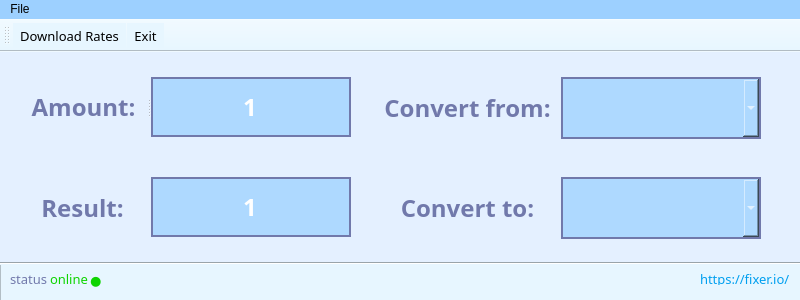
<?xml version="1.0" encoding="UTF-8"?>
<ui version="4.0">
 <class>MainWindow</class>
 <widget class="QMainWindow" name="MainWindow">
  <property name="geometry">
   <rect>
    <x>0</x>
    <y>0</y>
    <width>800</width>
    <height>300</height>
   </rect>
  </property>
  <property name="minimumSize">
   <size>
    <width>800</width>
    <height>300</height>
   </size>
  </property>
  <property name="maximumSize">
   <size>
    <width>800</width>
    <height>300</height>
   </size>
  </property>
  <property name="windowTitle">
   <string>Currency Exchange</string>
  </property>
  <property name="windowIcon">
   <iconset resource="../Users/msofi/OneDrive/Рабочий стол/Qt_Designer_Currency_Converter/resources.qrc">
    <normaloff>:/newPrefix/dollar.png</normaloff>:/newPrefix/dollar.png</iconset>
  </property>
  <property name="styleSheet">
   <string notr="true">background-color: rgb(157, 208, 255);</string>
  </property>
  <widget class="QWidget" name="centralwidget">
   <property name="styleSheet">
    <string notr="true">background-color: rgb(228, 240, 255);

</string>
   </property>
   <widget class="QFrame" name="frame">
    <property name="geometry">
     <rect>
      <x>0</x>
      <y>210</y>
      <width>801</width>
      <height>71</height>
     </rect>
    </property>
    <property name="styleSheet">
     <string notr="true">background-color: rgb(231, 246, 255);</string>
    </property>
    <property name="frameShape">
     <enum>QFrame::StyledPanel</enum>
    </property>
    <property name="frameShadow">
     <enum>QFrame::Raised</enum>
    </property>
    <widget class="QLabel" name="label_6">
     <property name="geometry">
      <rect>
       <x>10</x>
       <y>10</y>
       <width>41</width>
       <height>14</height>
      </rect>
     </property>
     <property name="font">
      <font>
       <family>Circe</family>
       <pointsize>10</pointsize>
      </font>
     </property>
     <property name="styleSheet">
      <string notr="true">color: rgb(113, 121, 171);</string>
     </property>
     <property name="text">
      <string>status</string>
     </property>
    </widget>
    <widget class="QLabel" name="label_7">
     <property name="geometry">
      <rect>
       <x>50</x>
       <y>10</y>
       <width>41</width>
       <height>14</height>
      </rect>
     </property>
     <property name="font">
      <font>
       <family>Circe</family>
       <pointsize>10</pointsize>
      </font>
     </property>
     <property name="styleSheet">
      <string notr="true">color: rgb(15, 212, 1);</string>
     </property>
     <property name="text">
      <string>online </string>
     </property>
    </widget>
    <widget class="QLabel" name="label_10">
     <property name="geometry">
      <rect>
       <x>700</x>
       <y>10</y>
       <width>231</width>
       <height>13</height>
      </rect>
     </property>
     <property name="font">
      <font>
       <family>Circe</family>
       <pointsize>10</pointsize>
       <weight>50</weight>
       <bold>false</bold>
      </font>
     </property>
     <property name="styleSheet">
      <string notr="true">color: rgb(0, 159, 239);</string>
     </property>
     <property name="text">
      <string>https://fixer.io/</string>
     </property>
    </widget>
    <widget class="Line" name="line">
     <property name="geometry">
      <rect>
       <x>0</x>
       <y>0</y>
       <width>118</width>
       <height>3</height>
      </rect>
     </property>
     <property name="orientation">
      <enum>Qt::Horizontal</enum>
     </property>
    </widget>
    <widget class="Line" name="line_2">
     <property name="geometry">
      <rect>
       <x>110</x>
       <y>0</y>
       <width>118</width>
       <height>3</height>
      </rect>
     </property>
     <property name="orientation">
      <enum>Qt::Horizontal</enum>
     </property>
    </widget>
    <widget class="Line" name="line_3">
     <property name="geometry">
      <rect>
       <x>220</x>
       <y>0</y>
       <width>118</width>
       <height>3</height>
      </rect>
     </property>
     <property name="orientation">
      <enum>Qt::Horizontal</enum>
     </property>
    </widget>
    <widget class="Line" name="line_4">
     <property name="geometry">
      <rect>
       <x>330</x>
       <y>0</y>
       <width>118</width>
       <height>3</height>
      </rect>
     </property>
     <property name="orientation">
      <enum>Qt::Horizontal</enum>
     </property>
    </widget>
    <widget class="Line" name="line_5">
     <property name="geometry">
      <rect>
       <x>430</x>
       <y>0</y>
       <width>118</width>
       <height>3</height>
      </rect>
     </property>
     <property name="orientation">
      <enum>Qt::Horizontal</enum>
     </property>
    </widget>
    <widget class="Line" name="line_6">
     <property name="geometry">
      <rect>
       <x>530</x>
       <y>0</y>
       <width>118</width>
       <height>3</height>
      </rect>
     </property>
     <property name="orientation">
      <enum>Qt::Horizontal</enum>
     </property>
    </widget>
    <widget class="Line" name="line_7">
     <property name="geometry">
      <rect>
       <x>640</x>
       <y>0</y>
       <width>118</width>
       <height>3</height>
      </rect>
     </property>
     <property name="orientation">
      <enum>Qt::Horizontal</enum>
     </property>
    </widget>
    <widget class="Line" name="line_8">
     <property name="geometry">
      <rect>
       <x>730</x>
       <y>0</y>
       <width>118</width>
       <height>3</height>
      </rect>
     </property>
     <property name="orientation">
      <enum>Qt::Horizontal</enum>
     </property>
    </widget>
    <widget class="QLabel" name="label_5">
     <property name="geometry">
      <rect>
       <x>90</x>
       <y>10</y>
       <width>20</width>
       <height>15</height>
      </rect>
     </property>
     <property name="font">
      <font>
       <family>Circe</family>
       <pointsize>10</pointsize>
       <weight>75</weight>
       <bold>true</bold>
      </font>
     </property>
     <property name="styleSheet">
      <string notr="true">color: rgb(15, 212, 1);</string>
     </property>
     <property name="text">
      <string>●</string>
     </property>
    </widget>
   </widget>
   <widget class="QWidget" name="">
    <property name="geometry">
     <rect>
      <x>380</x>
      <y>25</y>
      <width>381</width>
      <height>62</height>
     </rect>
    </property>
    <layout class="QHBoxLayout" name="horizontalLayout">
     <item>
      <widget class="QLabel" name="label_2">
       <property name="font">
        <font>
         <family>Circe</family>
         <pointsize>18</pointsize>
         <weight>75</weight>
         <bold>true</bold>
        </font>
       </property>
       <property name="styleSheet">
        <string notr="true">color: rgb(113, 121, 171);</string>
       </property>
       <property name="text">
        <string>Convert from:</string>
       </property>
       <property name="alignment">
        <set>Qt::AlignCenter</set>
       </property>
      </widget>
     </item>
     <item>
      <widget class="QComboBox" name="comboBox_1">
       <property name="minimumSize">
        <size>
         <width>200</width>
         <height>60</height>
        </size>
       </property>
       <property name="maximumSize">
        <size>
         <width>1000</width>
         <height>1000</height>
        </size>
       </property>
       <property name="font">
        <font>
         <family>Circe</family>
         <pointsize>18</pointsize>
         <weight>75</weight>
         <bold>true</bold>
        </font>
       </property>
       <property name="contextMenuPolicy">
        <enum>Qt::NoContextMenu</enum>
       </property>
       <property name="styleSheet">
        <string notr="true">background-color: rgb(174, 217, 255);
border: 2px solid rgb(113, 121, 171);
color: rgb(255, 255, 255);
</string>
       </property>
       <property name="duplicatesEnabled">
        <bool>true</bool>
       </property>
      </widget>
     </item>
    </layout>
   </widget>
   <widget class="QWidget" name="">
    <property name="geometry">
     <rect>
      <x>20</x>
      <y>125</y>
      <width>331</width>
      <height>61</height>
     </rect>
    </property>
    <layout class="QHBoxLayout" name="horizontalLayout_2">
     <item>
      <widget class="QLabel" name="label_4">
       <property name="font">
        <font>
         <family>Circe</family>
         <pointsize>18</pointsize>
         <weight>75</weight>
         <bold>true</bold>
        </font>
       </property>
       <property name="styleSheet">
        <string notr="true">color: rgb(113, 121, 171);</string>
       </property>
       <property name="text">
        <string>Result:</string>
       </property>
       <property name="alignment">
        <set>Qt::AlignCenter</set>
       </property>
      </widget>
     </item>
     <item>
      <widget class="QLineEdit" name="lineEdit_2">
       <property name="maximumSize">
        <size>
         <width>200</width>
         <height>60</height>
        </size>
       </property>
       <property name="font">
        <font>
         <family>Circe</family>
         <pointsize>18</pointsize>
         <weight>75</weight>
         <bold>true</bold>
        </font>
       </property>
       <property name="styleSheet">
        <string notr="true">background-color: rgb(174, 217, 255);
border: 2px solid rgb(113, 121, 171);
color: rgb(255, 255, 255);
</string>
       </property>
       <property name="text">
        <string>1</string>
       </property>
       <property name="alignment">
        <set>Qt::AlignCenter</set>
       </property>
      </widget>
     </item>
    </layout>
   </widget>
   <widget class="QSplitter" name="splitter">
    <property name="geometry">
     <rect>
      <x>20</x>
      <y>25</y>
      <width>331</width>
      <height>60</height>
     </rect>
    </property>
    <property name="orientation">
     <enum>Qt::Horizontal</enum>
    </property>
    <widget class="QLabel" name="label">
     <property name="font">
      <font>
       <family>Circe</family>
       <pointsize>18</pointsize>
       <weight>75</weight>
       <bold>true</bold>
      </font>
     </property>
     <property name="styleSheet">
      <string notr="true">color: rgb(113, 121, 171);</string>
     </property>
     <property name="text">
      <string>Amount:</string>
     </property>
     <property name="alignment">
      <set>Qt::AlignCenter</set>
     </property>
    </widget>
    <widget class="QLineEdit" name="lineEdit_1">
     <property name="maximumSize">
      <size>
       <width>200</width>
       <height>60</height>
      </size>
     </property>
     <property name="font">
      <font>
       <family>Circe</family>
       <pointsize>18</pointsize>
       <weight>75</weight>
       <bold>true</bold>
      </font>
     </property>
     <property name="styleSheet">
      <string notr="true">background-color: rgb(174, 217, 255);
border: 2px solid rgb(113, 121, 171);
color: rgb(255, 255, 255);
</string>
     </property>
     <property name="text">
      <string>1</string>
     </property>
     <property name="alignment">
      <set>Qt::AlignCenter</set>
     </property>
    </widget>
   </widget>
   <widget class="QWidget" name="">
    <property name="geometry">
     <rect>
      <x>380</x>
      <y>125</y>
      <width>381</width>
      <height>62</height>
     </rect>
    </property>
    <layout class="QHBoxLayout" name="horizontalLayout_3">
     <item>
      <widget class="QLabel" name="label_3">
       <property name="font">
        <font>
         <family>Circe</family>
         <pointsize>18</pointsize>
         <weight>75</weight>
         <bold>true</bold>
        </font>
       </property>
       <property name="styleSheet">
        <string notr="true">color: rgb(113, 121, 171);</string>
       </property>
       <property name="text">
        <string>Convert to:</string>
       </property>
       <property name="alignment">
        <set>Qt::AlignCenter</set>
       </property>
      </widget>
     </item>
     <item>
      <widget class="QComboBox" name="comboBox_2">
       <property name="minimumSize">
        <size>
         <width>200</width>
         <height>60</height>
        </size>
       </property>
       <property name="maximumSize">
        <size>
         <width>1000</width>
         <height>1000</height>
        </size>
       </property>
       <property name="font">
        <font>
         <family>Circe</family>
         <pointsize>18</pointsize>
         <weight>75</weight>
         <bold>true</bold>
        </font>
       </property>
       <property name="styleSheet">
        <string notr="true">background-color: rgb(174, 217, 255);
border: 2px solid rgb(113, 121, 171);
color: rgb(255, 255, 255);
</string>
       </property>
      </widget>
     </item>
    </layout>
   </widget>
  </widget>
  <widget class="QMenuBar" name="menubar">
   <property name="geometry">
    <rect>
     <x>0</x>
     <y>0</y>
     <width>800</width>
     <height>21</height>
    </rect>
   </property>
   <widget class="QMenu" name="menuFile">
    <property name="font">
     <font>
      <family>Circe</family>
      <pointsize>14</pointsize>
      <weight>75</weight>
      <bold>true</bold>
     </font>
    </property>
    <property name="title">
     <string>File</string>
    </property>
    <addaction name="actionDownload_Rates"/>
    <addaction name="actionExit"/>
    <addaction name="separator"/>
   </widget>
   <addaction name="menuFile"/>
  </widget>
  <widget class="QToolBar" name="toolBar">
   <property name="windowTitle">
    <string>toolBar</string>
   </property>
   <property name="styleSheet">
    <string notr="true">background-color: rgb(231, 246, 255);</string>
   </property>
   <attribute name="toolBarArea">
    <enum>TopToolBarArea</enum>
   </attribute>
   <attribute name="toolBarBreak">
    <bool>false</bool>
   </attribute>
   <addaction name="actionDownload_Rates"/>
   <addaction name="actionExit"/>
  </widget>
  <action name="actionDownload_Rates">
   <property name="enabled">
    <bool>true</bool>
   </property>
   <property name="icon">
    <iconset resource="../Users/msofi/OneDrive/Рабочий стол/Qt_Designer_Currency_Converter/resources.qrc">
     <normaloff>:/newPrefix/download.png</normaloff>:/newPrefix/download.png</iconset>
   </property>
   <property name="text">
    <string>Download Rates</string>
   </property>
   <property name="font">
    <font>
     <family>Circe</family>
     <pointsize>10</pointsize>
     <weight>50</weight>
     <bold>false</bold>
    </font>
   </property>
   <property name="shortcut">
    <string>Ctrl+D</string>
   </property>
  </action>
  <action name="actionExit">
   <property name="icon">
    <iconset resource="../Users/msofi/OneDrive/Рабочий стол/Qt_Designer_Currency_Converter/resources.qrc">
     <normaloff>:/newPrefix/exit.png</normaloff>:/newPrefix/exit.png</iconset>
   </property>
   <property name="text">
    <string>Exit</string>
   </property>
   <property name="font">
    <font>
     <family>Circe</family>
     <pointsize>10</pointsize>
     <weight>50</weight>
     <bold>false</bold>
    </font>
   </property>
   <property name="shortcut">
    <string>Ctrl+E</string>
   </property>
  </action>
 </widget>
 <resources>
  <include location="../Users/msofi/OneDrive/Рабочий стол/Qt_Designer_Currency_Converter/resources.qrc"/>
 </resources>
 <connections>
  <connection>
   <sender>actionExit</sender>
   <signal>triggered()</signal>
   <receiver>MainWindow</receiver>
   <slot>close()</slot>
   <hints>
    <hint type="sourcelabel">
     <x>-1</x>
     <y>-1</y>
    </hint>
    <hint type="destinationlabel">
     <x>249</x>
     <y>149</y>
    </hint>
   </hints>
  </connection>
 </connections>
</ui>
